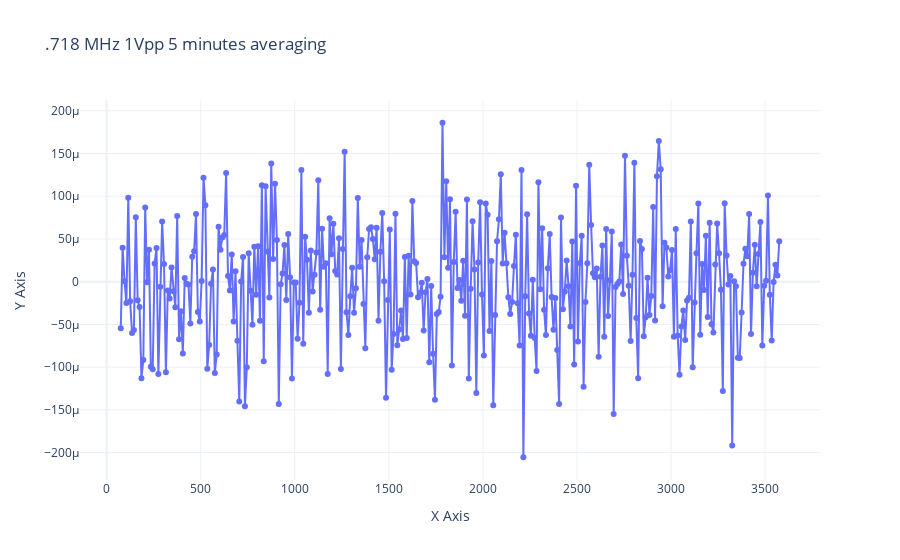

Here is the notebook cell this chart was saved with:
### Code cell
# Replace 'x_column' and 'y_column' with actual column names
fig = go.Figure()

fig.add_trace(go.Scatter(
    x=tau,
    y=(signal_Bzno-background_Bzno)-(signal_Bz-background_Bz),
    mode='lines+markers',
    name='Bz with 0.718 MHz 1 Vpp'
))



fig.update_layout(
    title='.718 MHz 1Vpp 5 minutes averaging ',
    xaxis_title='X Axis',
    yaxis_title='Y Axis',
    template='plotly_white'
)

fig.show()

### Figure 1 — Plotly figure (JSON) as saved in the notebook; plotly's stock layout.template omitted (floating-point values rounded to 4 significant figures; data arrays with more than 128 entries replaced by an {"elided": "..."} marker saying what was removed)
{"data": [{"mode": "lines+markers", "name": "Bz with 0.718 MHz 1 Vpp", "type": "scatter", "x": {"elided": "351 float values"}, "y": {"elided": "351 float values"}}], "layout": {"title": {"text": ".718 MHz 1Vpp 5 minutes averaging "}, "xaxis": {"title": {"text": "X Axis"}}, "yaxis": {"title": {"text": "Y Axis"}}}}
